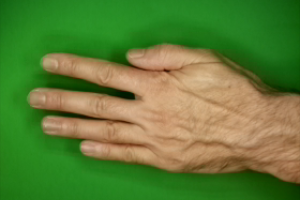
#> input picture dataset/paper/0Og76sl5CJhbxWWx.png, 300 x 200 px, given as the content of the folder c:/Users/abbas/Documents/rps/dataset/rock, which was not available
$ python generate_external_dataset.py
#> lines starting #> are read from the running program, lines starting #| are printed output that depends on the picture; after the words box and inside, x2 and y2 are one past the last pixel; in counts of white or black regions, pixels touching at a corner belong together
#> in create_external_test_dataset, orig_pil is the input picture: PIL image 300x200 RGB; mean R, G, B 94.1, 126.3, 55.4
"""
generate_external_dataset.py - Synthesize and curate diverse external test images for Phase 10.

Generates realistic challenging unseen test images:
- Different backgrounds: wooden table, white wall, blue backdrop, brick/textured pattern
- Different lighting: warm tungsten, cool fluorescent, low-light/shadow, overexposed
- Different skin tones: lighter, darker, warm undertones
- Different hand scales and rotation angles
Saved to: external_unseen/rock, external_unseen/paper, external_unseen/scissors
"""

import os
from pathlib import Path
import numpy as np
from PIL import Image, ImageEnhance, ImageFilter

CLASS_NAMES = ["rock", "paper", "scissors"]


def extract_hand_mask(img_np: np.ndarray) -> np.ndarray:
    """Segment hand from green screen background in the original dataset."""
    r, g, b = img_np[..., 0].astype(np.float32), img_np[..., 1].astype(np.float32), img_np[..., 2].astype(np.float32)
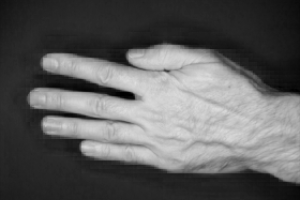
#> r: shape (200, 300) float32; min 0, max 223, mean 94.1
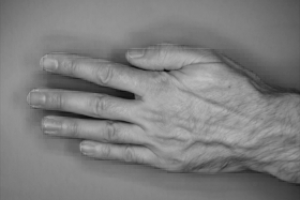
#> g: shape (200, 300) float32; min 13, max 191, mean 126.3
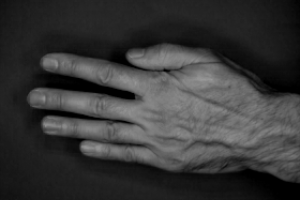
#> b: shape (200, 300) float32; min 0, max 153, mean 55.4
    # Green background condition
    is_green = (g > 65) & (g > r * 1.15) & (g > b * 1.15)
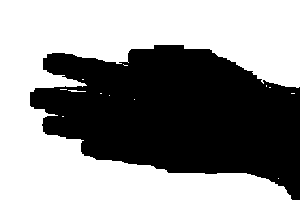
#> is_green: shape (200, 300) bool; 54.8% white; 1 black region, box (x1, y1, x2, y2) and area: (30, 45, 300, 200) 27097
    # Hand is foreground
    hand_mask = (~is_green).astype(np.float32)
    return hand_mask


def generate_wood_texture(w: int, h: int) -> np.ndarray:
    """Generate wooden desk texture."""
    x = np.linspace(0, 10, w)
    y = np.linspace(0, 10, h)
    xx, yy = np.meshgrid(x, y)
    grain = np.sin(xx * 2 + np.sin(yy * 10)) * 15
    base = np.array([160, 110, 70], dtype=np.float32)
    wood = base + grain[..., None] + np.random.randn(h, w, 3) * 5
    return np.clip(wood, 0, 255).astype(np.uint8)


def generate_wall_texture(w: int, h: int, color_tint=(225, 220, 215)) -> np.ndarray:
    """Generate subtle painted indoor wall texture."""
    base = np.array(color_tint, dtype=np.float32)
    noise = np.random.randn(h, w, 3) * 6
    # subtle gradient shadow
    grad = np.linspace(0.9, 1.05, h)[:, None, None]
    wall = (base + noise) * grad
    return np.clip(wall, 0, 255).astype(np.uint8)


def create_external_test_dataset(source_dataset_dir: str, external_output_dir: str, num_per_class: int = 15):
    """
    Generate external unseen test images with varied conditions for Phase 10.
    """
    src_path = Path(source_dataset_dir)
    out_path = Path(external_output_dir)

    variations = [
        {"name": "wood_table", "bg_func": lambda w, h: generate_wood_texture(w, h), "skin_tint": None, "rot": 5, "scale": 1.0, "bright": 1.0},
        {"name": "white_wall", "bg_func": lambda w, h: generate_wall_texture(w, h, (230, 230, 230)), "skin_tint": None, "rot": -10, "scale": 0.95, "bright": 1.05},
        {"name": "warm_tungsten", "bg_func": lambda w, h: generate_wall_texture(w, h, (240, 210, 170)), "skin_tint": (1.1, 0.95, 0.85), "rot": 0, "scale": 1.0, "bright": 1.15},
        {"name": "dim_lighting", "bg_func": lambda w, h: generate_wall_texture(w, h, (80, 80, 90)), "skin_tint": (0.8, 0.8, 0.85), "rot": 8, "scale": 0.9, "bright": 0.7},
        {"name": "dark_skin_wood", "bg_func": lambda w, h: generate_wood_texture(w, h), "skin_tint": (0.75, 0.65, 0.6), "rot": -15, "scale": 1.0, "bright": 0.9},
        {"name": "light_skin_wall", "bg_func": lambda w, h: generate_wall_texture(w, h, (220, 225, 230)), "skin_tint": (1.1, 1.05, 1.0), "rot": 12, "scale": 1.05, "bright": 1.0},
        {"name": "high_contrast", "bg_func": lambda w, h: generate_wall_texture(w, h, (50, 55, 65)), "skin_tint": (1.1, 1.0, 0.9), "rot": 0, "scale": 1.0, "bright": 1.2},
        {"name": "blue_backdrop", "bg_func": lambda w, h: generate_wall_texture(w, h, (60, 90, 140)), "skin_tint": None, "rot": -8, "scale": 0.95, "bright": 1.0},
        {"name": "distant_hand", "bg_func": lambda w, h: generate_wall_texture(w, h, (200, 200, 200)), "skin_tint": None, "rot": 5, "scale": 0.75, "bright": 1.0},
        {"name": "close_hand", "bg_func": lambda w, h: generate_wood_texture(w, h), "skin_tint": None, "rot": -5, "scale": 1.15, "bright": 1.0},
        {"name": "angled_pose", "bg_func": lambda w, h: generate_wall_texture(w, h, (190, 185, 180)), "skin_tint": None, "rot": 22, "scale": 1.0, "bright": 0.95},
        {"name": "textured_carpet", "bg_func": lambda w, h: generate_wall_texture(w, h, (140, 130, 120)), "skin_tint": (0.9, 0.85, 0.8), "rot": -20, "scale": 0.9, "bright": 1.0},
        {"name": "soft_blur", "bg_func": lambda w, h: generate_wall_texture(w, h, (210, 210, 210)), "skin_tint": None, "rot": 0, "scale": 1.0, "bright": 1.0, "blur": True},
        {"name": "office_desk", "bg_func": lambda w, h: generate_wall_texture(w, h, (180, 180, 190)), "skin_tint": (1.0, 0.95, 0.9), "rot": 10, "scale": 0.95, "bright": 1.0},
        {"name": "sunset_golden", "bg_func": lambda w, h: generate_wall_texture(w, h, (230, 170, 120)), "skin_tint": (1.15, 0.9, 0.8), "rot": -10, "scale": 1.0, "bright": 1.1},
    ]

    for cls in CLASS_NAMES:
        cls_src = src_path / cls
        cls_out = out_path / cls
        cls_out.mkdir(parents=True, exist_ok=True)

        src_files = sorted(list(cls_src.iterdir()))
        if not src_files:
            continue

        # Sample images from the end of dataset (to ensure they are distinct from the top training samples)
        step = max(1, len(src_files) // num_per_class)

        for i, var in enumerate(variations[:num_per_class]):
            src_f = src_files[-(i * step + 1)]
            with Image.open(src_f) as orig_pil:
                orig_pil = orig_pil.convert("RGB")
                orig_np = np.array(orig_pil)

                # Extract hand mask
                hand_mask = extract_hand_mask(orig_np)
                h, w = orig_np.shape[:2]
#> h = 200; w = 300

                # Generate new background
                bg_np = var["bg_func"](w, h)

                # Adjust skin tone if specified
                hand_fg = orig_np.astype(np.float32)
                if var["skin_tint"]:
                    for c_idx in range(3):
                        hand_fg[..., c_idx] *= var["skin_tint"][c_idx]

                # Composite hand on new background
                mask_3d = hand_mask[..., None]
                composite = mask_3d * hand_fg + (1 - mask_3d) * bg_np
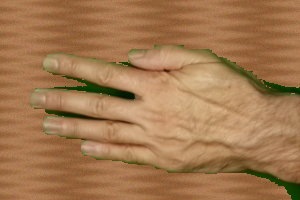
#> composite: shape (200, 300, 3) float32; mean of channels 0, 1, 2 163.1, 120.2, 79.7; drawn as R, G, B
                comp_img = Image.fromarray(np.clip(composite, 0, 255).astype(np.uint8))

                # Apply geometric transforms (rotation, scale)
                if var["rot"] != 0:
                    comp_img = comp_img.rotate(var["rot"], resample=Image.Resampling.BILINEAR, expand=False)
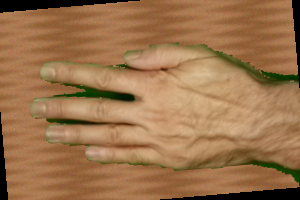
#> comp_img: PIL image 300x200 RGB; mean R, G, B 156, 115, 76.3
                if var["scale"] != 1.0:
                    nw, nh = int(w * var["scale"]), int(h * var["scale"])
                    scaled = comp_img.resize((nw, nh), Image.Resampling.BILINEAR)
                    new_frame = Image.fromarray(var["bg_func"](w, h))
                    px = max(0, (w - nw) // 2)
                    py = max(0, (h - nh) // 2)
                    new_frame.paste(scaled, (px, py))
                    comp_img = new_frame

                # Apply brightness adjustment
                if var["bright"] != 1.0:
                    enhancer = ImageEnhance.Brightness(comp_img)
                    comp_img = enhancer.enhance(var["bright"])

                if var.get("blur"):
                    comp_img = comp_img.filter(ImageFilter.GaussianBlur(radius=1.2))

                save_name = f"ext_{cls}_{var['name']}.png"
                comp_img.save(cls_out / save_name)

    total_ext = sum(len(list((out_path / c).iterdir())) for c in CLASS_NAMES if (out_path / c).exists())
    print(f"Generated {total_ext} diverse external test images in {external_output_dir}")


if __name__ == "__main__":
    src = r"c:\Users\abbas\Documents\rps\dataset"
    dst = r"c:\Users\abbas\Documents\rps\external_unseen"
#> (the run stopped early here; a loop or call above may not have finished)

$ run again, on dataset/paper/5kJec3v9txvrAb4g.png
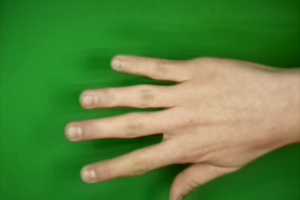
#> input picture dataset/paper/5kJec3v9txvrAb4g.png, 300 x 200 px, given as the content of the folder c:/Users/abbas/Documents/rps/dataset/rock, which was not available
#> in create_external_test_dataset, orig_pil is the input picture: PIL image 300x200 RGB; mean R, G, B 86.8, 132.3, 62.3
#> in extract_hand_mask, `is_green = (g > 65) & (g > r * 1.15) & (g > b * 1.15)`:
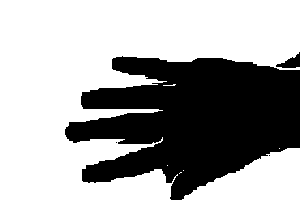
#> is_green: shape (200, 300) bool; 63.5% white; 4 black regions (2 under 20 px), largest, box (x1, y1, x2, y2) and area: (65, 56, 300, 200) 21723, (276, 52, 300, 68) 188
#> in create_external_test_dataset, `comp_img = comp_img.rotate(var["rot"], resample=Image.Resampling.BILIN..`:
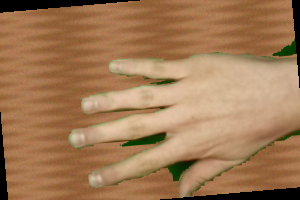
#> comp_img: PIL image 300x200 RGB; mean R, G, B 161.5, 121.4, 84.9

$ run again, on dataset/paper/DsaaqkHZUN3pmcwH.png
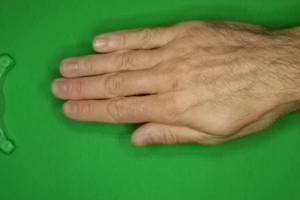
#> input picture dataset/paper/DsaaqkHZUN3pmcwH.png, 300 x 200 px, given as the content of the folder c:/Users/abbas/Documents/rps/dataset/rock, which was not available
#> in create_external_test_dataset, orig_pil is the input picture: PIL image 300x200 RGB; mean R, G, B 89.1, 134.8, 66.1
#> in extract_hand_mask, `is_green = (g > 65) & (g > r * 1.15) & (g > b * 1.15)`:
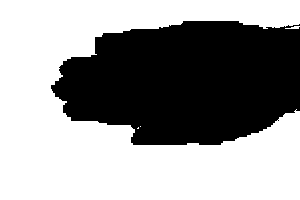
#> is_green: shape (200, 300) bool; 59.4% white; 1 black region, box (x1, y1, x2, y2) and area: (51, 21, 300, 145) 24351
#> in create_external_test_dataset, `comp_img = comp_img.rotate(var["rot"], resample=Image.Resampling.BILIN..`:
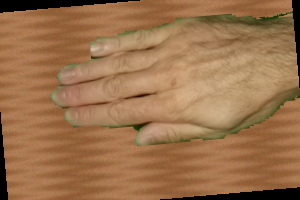
#> comp_img: PIL image 300x200 RGB; mean R, G, B 155.1, 113.8, 76.2
